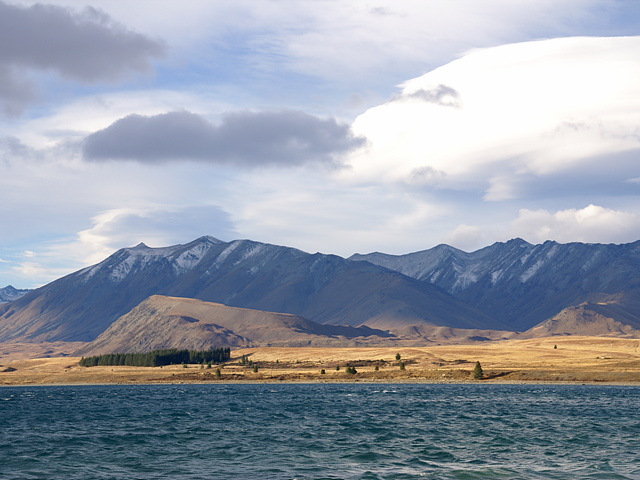
//> input picture 240628hwrk2/tekapo.bmp, 640 x 480 px
$ ./main   (built with g++ and OpenCV 4)
//> lines starting //> are read from the running program, lines starting //| are printed output that depends on the picture
#include "opencv2/opencv.hpp"
#include <iostream>

using namespace std;
using namespace cv;

Point srcPts[4], dstPts[4];

int main(void) {
	Mat src = imread("tekapo.bmp");
//> src is the input picture: 480 rows x 640 cols, CV_8UC3; mean B, G, R 169.8, 157.4, 149.7

	if (src.empty()) {
		cerr << "fail" << endl;
		return -1;
	}

	srcPts[0] = Point(0, 0);
	srcPts[1] = Point(src.cols - 1, 0);
	srcPts[2] = Point(0, src.rows - 1);
	srcPts[3] = Point(src.cols - 1, src.rows - 1);

	Point cp(src.cols / 2, src.rows / 2);
//> cp = Point(320, 240)

	for (int angle = 0; angle <= 360; angle++) {
		Mat M = getRotationMatrix2D(cp, angle, 1);

		Mat dst;
		warpAffine(src, dst, M, Size());

		if (src.cols < 0) {
			src.cols = 0;
		}
		imshow("dst", dst);
		waitKey();
		/*dstPts[0]=
		dstPts[1]=
		dstPts[2]=
		dstPts[3]=*/
	}
//> this loop made 361 passes
//> pass 2, `warpAffine(src, dst, M, Size());`:
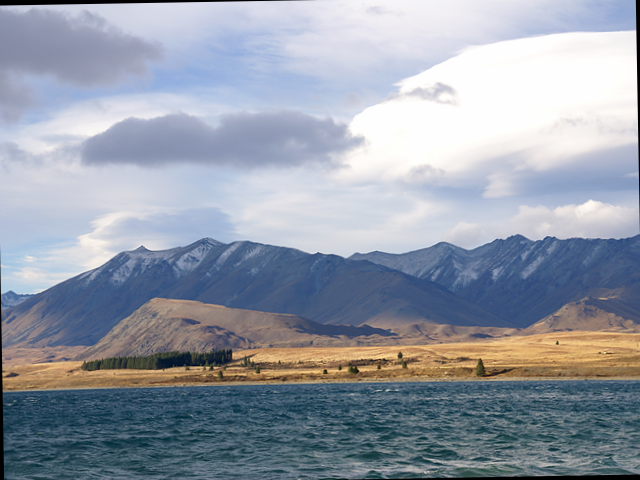
//> dst: 480 rows x 640 cols, CV_8UC3; mean B, G, R 168.4, 156, 148.5
//> pass 3, `warpAffine(src, dst, M, Size());`:
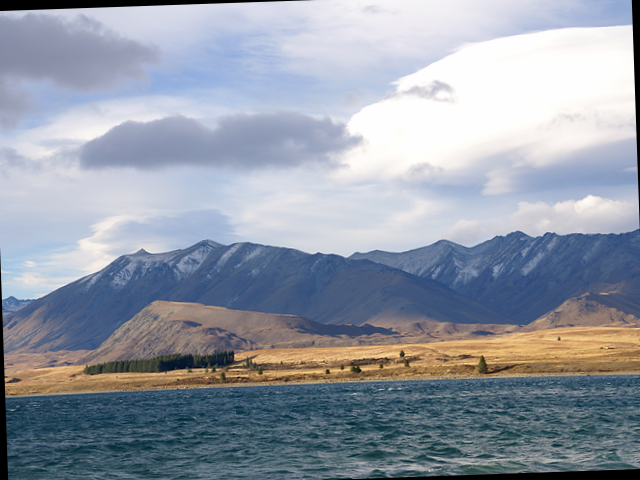
//> dst: 480 rows x 640 cols, CV_8UC3; mean B, G, R 167, 154.8, 147.3

	destroyAllWindows();
	return 0;
}
